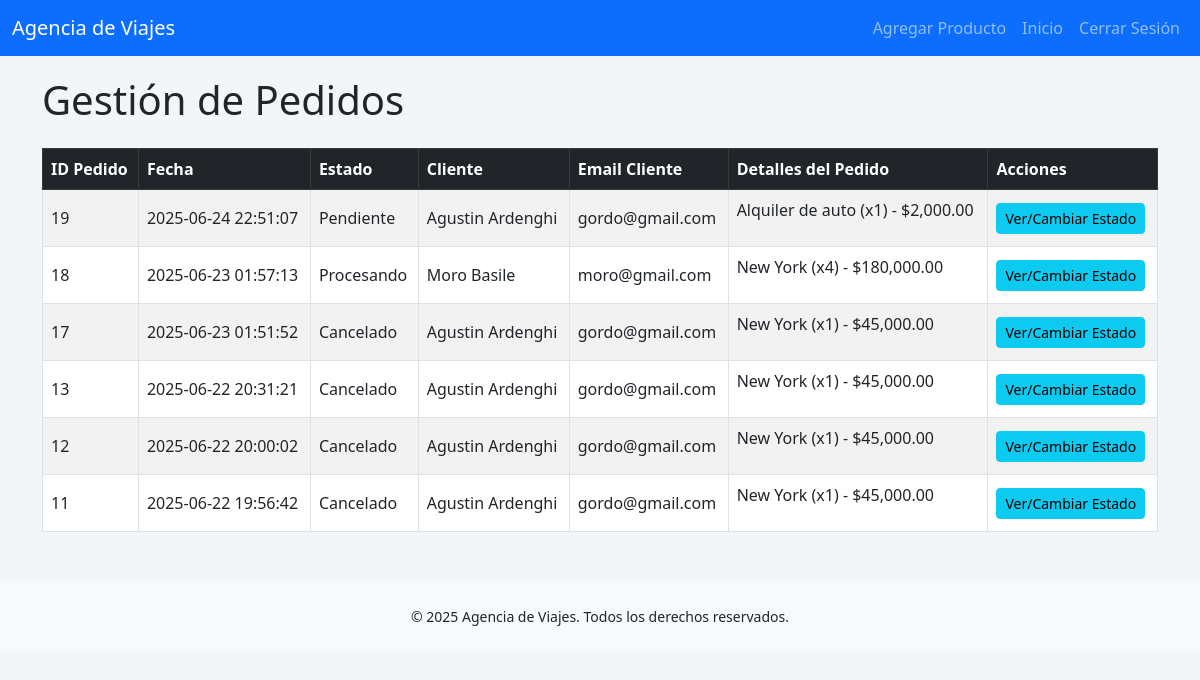
Screenshot of /gestion_pedidos.php (signed in) with the database file from the repository.
### tables this page shows
CREATE TABLE `pedidos` (
  `ID_Pedido` int(11) NOT NULL,
  `ID_Usuario` int(11) NOT NULL,
  `Fecha` datetime DEFAULT current_timestamp(),
  `total` decimal(10,2) NOT NULL DEFAULT 0.00,
  `Estado` varchar(20) DEFAULT 'confirmado'
);

CREATE TABLE `usuario` (
  `ID_Usuario` int(200) NOT NULL,
  `nombre` varchar(200) NOT NULL,
  `apellido` varchar(200) NOT NULL,
  `email` varchar(200) NOT NULL,
  `contra` varchar(200) NOT NULL,
  `documento` varchar(200) NOT NULL,
  `telefono` int(50) NOT NULL,
  `rol` enum('usuario','admin','','') NOT NULL
);

CREATE TABLE `pedido_detalles` (
  `ID_Detalle` int(11) NOT NULL,
  `ID_Pedido` int(11) NOT NULL,
  `ID_Reserva` int(11) NOT NULL,
  `Cantidad` int(11) NOT NULL,
  `Precio_Unitario_Al_Comprar` decimal(10,2) NOT NULL
);

CREATE TABLE `paquetes` (
  `ID_Reserva` int(11) NOT NULL,
  `nombre` varchar(100) NOT NULL,
  `descripcion` varchar(200) DEFAULT NULL,
  `precio` int(100) DEFAULT NULL,
  `tipo` enum('estadía','pasaje','auto','completo') DEFAULT NULL,
  `destino` varchar(100) DEFAULT NULL,
  `imagen` varchar(255) DEFAULT NULL
);

### gestion_pedidos.php (the view, shortened to what this page needs)
<?php
$conexion = new mysqli("localhost", "root", "", "agencia");
$sql_pedidos = "
    SELECT
        p.ID_Pedido,
        p.Fecha,
        p.Estado,
        u.nombre AS nombre_usuario,
        u.apellido AS apellido_usuario,
        u.email AS email_usuario
    FROM
        pedidos p
    JOIN
        usuario u ON p.ID_Usuario = u.ID_Usuario
    ORDER BY
        p.Fecha DESC;
";
$resultado_pedidos = $conexion->query($sql_pedidos);
?>
<!DOCTYPE html>
<html lang="es">
<head>
    <link href="https://cdn.jsdelivr.net/npm/bootstrap@5.3.0/dist/css/bootstrap.min.css" rel="stylesheet">
</head>
<body>
    <nav class="navbar navbar-expand-lg navbar-dark bg-primary">
        <div class="container-fluid">
            <a class="navbar-brand" href="index.php">Agencia de Viajes</a>
            <div class="collapse navbar-collapse" id="navbarNav">
                <ul class="navbar-nav ms-auto">
                    <?php if (isset($_SESSION['usuario_rol']) && $_SESSION['usuario_rol'] === 'admin'): ?>
                        <li class="nav-item"><a class="nav-link" href="agregar_paquete.php">Agregar Producto</a></li>
                        <li class="nav-item"><a class="nav-link" href="index.php">Inicio</a></li>
                    <?php endif; ?>
                    <li class="nav-item"><a class="nav-link" href="logout.php">Cerrar Sesión</a></li>
                </ul>
            </div>
        </div>
    </nav>
    <div class="container">
        <h1 class="mb-4">Gestión de Pedidos</h1>
        <?php if ($resultado_pedidos->num_rows > 0): ?>
            <table class="table table-striped table-bordered">
                <thead class="table-dark">
                    <tr>
                        <th>ID Pedido</th>
                        <th>Fecha</th>
                        <th>Estado</th>
                        <th>Cliente</th>
                        <th>Email Cliente</th>
                        <th>Detalles del Pedido</th>
                        <th>Acciones</th> </tr>
                </thead>
                <tbody>
                    <?php while ($pedido = $resultado_pedidos->fetch_assoc()): ?>
                        <tr>
                            <td><?php echo htmlspecialchars($pedido['ID_Pedido']); ?></td>
                            <td><?php echo htmlspecialchars($pedido['Fecha']); ?></td>
                            <td><?php echo htmlspecialchars($pedido['Estado']); ?></td>
                            <td><?php echo htmlspecialchars($pedido['nombre_usuario'] . ' ' . $pedido['apellido_usuario']); ?></td>
                            <td><?php echo htmlspecialchars($pedido['email_usuario']); ?></td>
                            <td>
                                <ul class="list-unstyled">
                                    <?php
                                    $sql_detalles = "
                                        SELECT
                                            pd.Cantidad,
                                            r.nombre AS nombre_paquete,
                                            r.precio AS precio_paquete
                                        FROM
                                            pedido_detalles pd
                                        JOIN
                                            paquetes r ON pd.ID_Reserva = r.ID_Reserva
                                        WHERE
                                            pd.ID_Pedido = ?;
                                    ";
                                    $stmt_detalles = $conexion->prepare($sql_detalles);
                                    $stmt_detalles->bind_param("i", $pedido['ID_Pedido']);
                                    $stmt_detalles->execute();
                                    $resultado_detalles = $stmt_detalles->get_result();
                                    while ($detalle = $resultado_detalles->fetch_assoc()):
                                    ?>
                                        <li>
                                            <?php echo htmlspecialchars($detalle['nombre_paquete']); ?> (x<?php echo htmlspecialchars($detalle['Cantidad']); ?>) - $<?php echo number_format($detalle['precio_paquete'] * $detalle['Cantidad'], 2); ?>
                                        </li>
                                    <?php endwhile; ?>
                                </ul>
                            </td>
                            <td>
                                <a href="cambiar_estado_pedido.php?id=<?php echo $pedido['ID_Pedido']; ?>" class="btn btn-info btn-sm">Ver/Cambiar Estado</a>
                            </td>
                        </tr>
                    <?php endwhile; ?>
                </tbody>
            </table>
        <?php else: ?>
            <div class="alert alert-info" role="alert">
                No hay pedidos registrados en el sistema.
            </div>
        <?php endif; ?>
    </div>
    <footer class="text-center mt-5 p-4 bg-light">
        <small>&copy; 2025 Agencia de Viajes. Todos los derechos reservados.</small>
    </footer>
</body>
</html>

### gestion_pedidos.php (style rules this page uses)
body { background: #f3f6f9; }
.container { margin-top: 20px; }
.table th, .table td { vertical-align: middle; }

### rows the page displays
pedidos: ID_Pedido "19", Fecha "2025-06-24 22:51:07", Estado "Pendiente", ID_Usuario.apellido "Agustin Ardenghi", ID_Usuario.email "gordo@gmail.com"
pedido_detalles: ID_Reserva.nombre "Alquiler de auto", Cantidad "1", $detalle['precio_paquete'] * $detalle['Cantidad'] "2,000.00"
pedidos: ID_Pedido "18", Fecha "2025-06-23 01:57:13", Estado "Procesando", ID_Usuario.apellido "Moro Basile", ID_Usuario.email "moro@gmail.com"
pedido_detalles: ID_Reserva.nombre "New York", Cantidad "4", $detalle['precio_paquete'] * $detalle['Cantidad'] "180,000.00"
pedidos: ID_Pedido "17", Fecha "2025-06-23 01:51:52", Estado "Cancelado", ID_Usuario.apellido "Agustin Ardenghi", ID_Usuario.email "gordo@gmail.com"
pedido_detalles: ID_Reserva.nombre "New York", Cantidad "1", $detalle['precio_paquete'] * $detalle['Cantidad'] "45,000.00"
pedidos: ID_Pedido "13", Fecha "2025-06-22 20:31:21", Estado "Cancelado", ID_Usuario.apellido "Agustin Ardenghi", ID_Usuario.email "gordo@gmail.com"
pedido_detalles: ID_Reserva.nombre "New York", Cantidad "1", $detalle['precio_paquete'] * $detalle['Cantidad'] "45,000.00"
pedidos: ID_Pedido "12", Fecha "2025-06-22 20:00:02", Estado "Cancelado", ID_Usuario.apellido "Agustin Ardenghi", ID_Usuario.email "gordo@gmail.com"
pedido_detalles: ID_Reserva.nombre "New York", Cantidad "1", $detalle['precio_paquete'] * $detalle['Cantidad'] "45,000.00"
pedidos: ID_Pedido "11", Fecha "2025-06-22 19:56:42", Estado "Cancelado", ID_Usuario.apellido "Agustin Ardenghi", ID_Usuario.email "gordo@gmail.com"
pedido_detalles: ID_Reserva.nombre "New York", Cantidad "1", $detalle['precio_paquete'] * $detalle['Cantidad'] "45,000.00"
